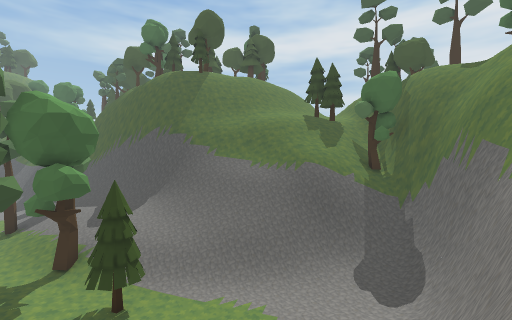
View 1 (above)

20 first-person views from a walk through a 3-D level made in the Unity game engine. The camera is 1.5 m above the floor, tilts 2° down and sees 90° across. The floor is counted in squares, 2 m on a side. Each view is taken from the middle of a square. On the plan, view 1 faces up. The plan holds only what a view shows up to about 9 squares ahead; the rest is blank. The place goes on beyond the plan. The player character is not drawn. Some surface patterns are stand-ins.

View 2
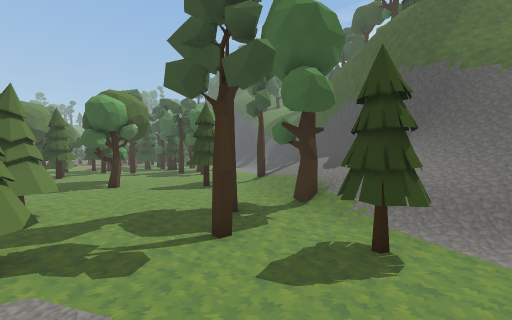

View 3
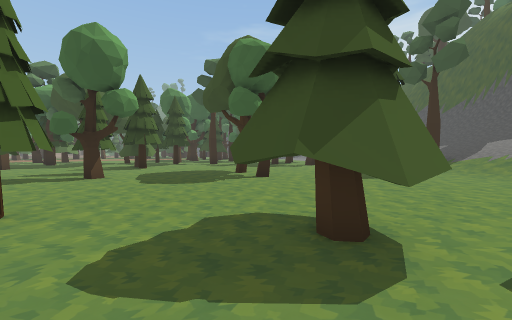

View 4
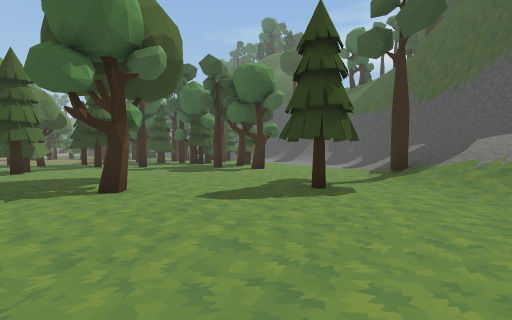

View 5
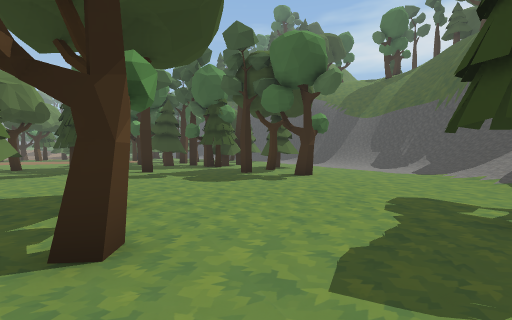

View 6
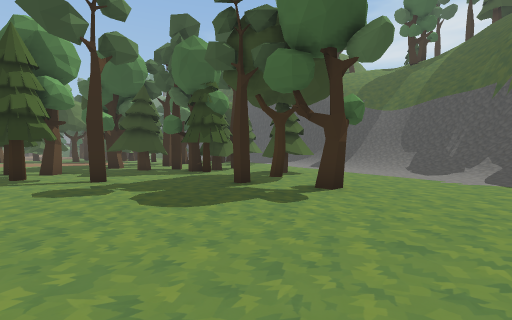

View 7
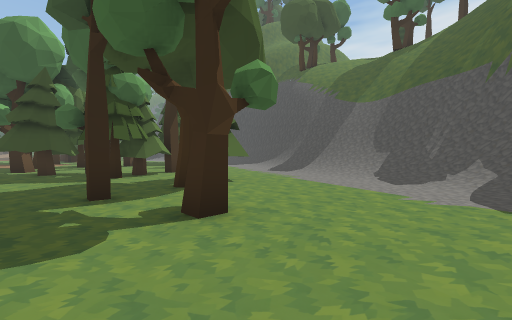

View 8
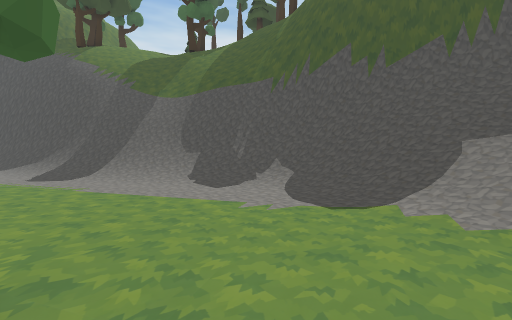

View 9
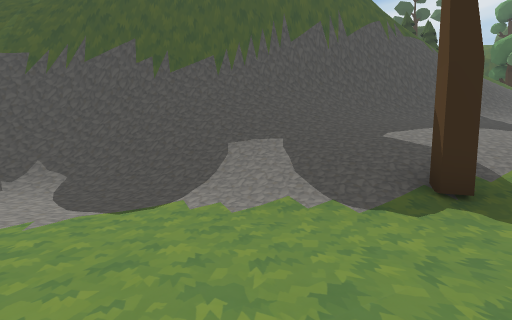

View 10
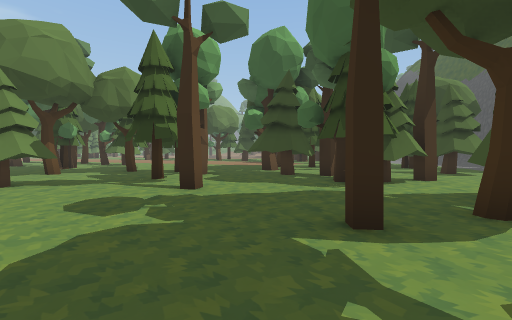

View 11
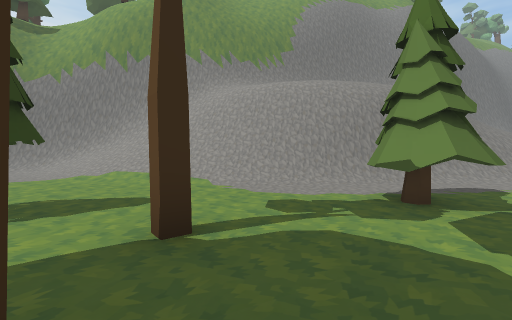

View 12
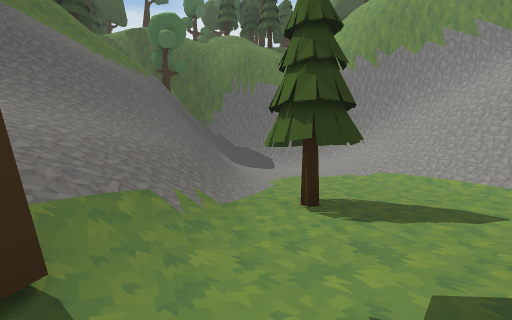

View 13
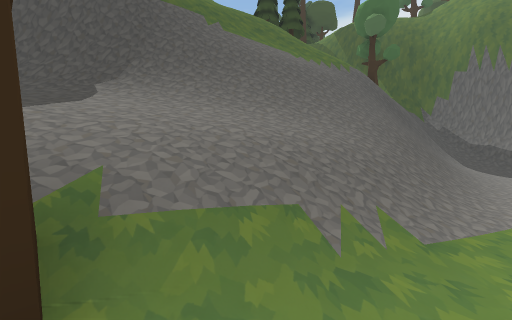

View 14
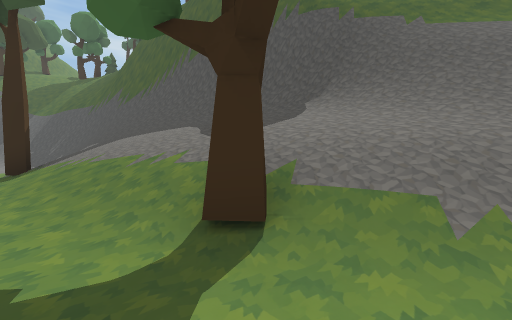

View 15
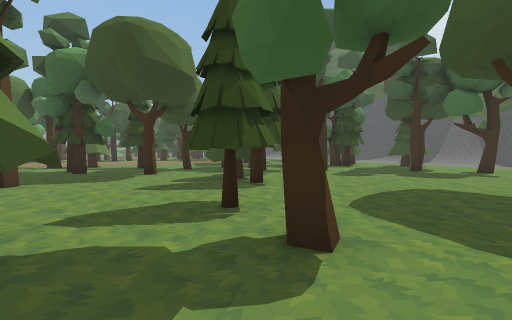

View 16
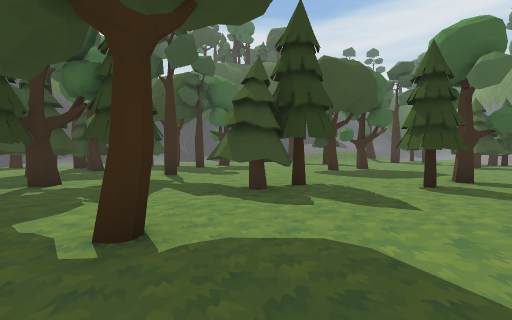

View 17
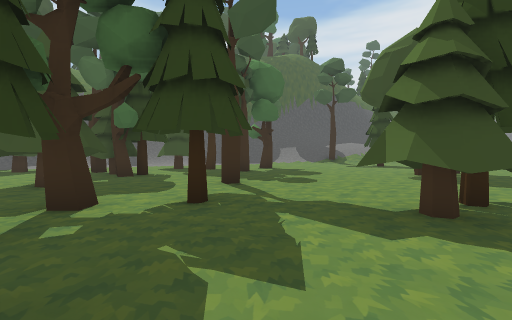

View 18
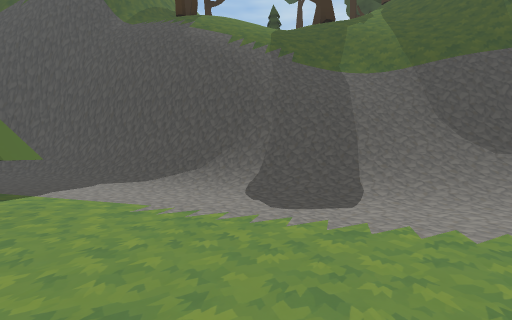

View 19
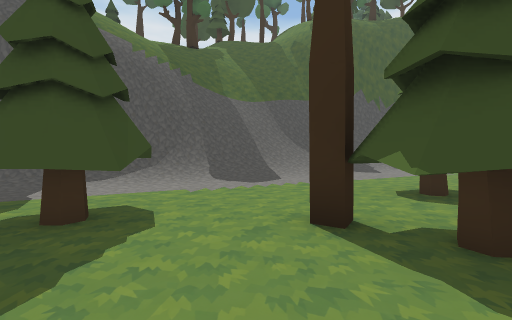

View 20
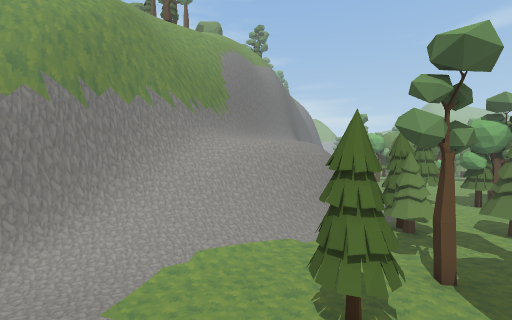

### Floor plan
Key: @ floor where view 1 was taken; # wall or solid block; . main floor; : floor 3 m higher than the main floor; + floor 6 m higher than the main floor; / step, stairs or slope; = window, fence, low wall or low ledge; v drop or lower ground; O other object.
Columns run from 25 left of view 1 to 8 right of it. Each row starts with its distance up from view 1.
 23 vv/////////
 22  vvvv/////=v
 21 ###vvv+v//##
 20 .########vv#v
 19 .../##//#### v
 18 ...../////#### v
 17 OO.......///####v
 16 OO.........///=## v
 15 .....O......////###
 14 ..OO.OO...../////### v////
 13 ..OO..O......//////###v#==/
 12 .OOO....O..../////:/###/////
 11 OOO....O......O/////////////
 10 OO.............///////////##vv
  9 ....O........O..//////////=#####vv
  8 .O................/O//////////##v/
  7 O.O...................O....../# v
  6 .........O........O..OO......##v
  5 O..OO......O.......O.......//#
  4 ...OOO..................////##
  3 .O....O........O.......////## v
  2 ......OOO.....OO..O../////## vv
  1 ...............O.OO..####/##vv/
  0 ..O...OO....O.......###//@#

Where each view was taken, in squares from view 1:
view 1: 0 up, 0 right, facing up
view 2: 2 up, 2 left, facing up-left
view 3: 0 up, 9 left, facing up-left
view 4: 4 up, 9 left, facing up-left
view 5: 5 up, 12 left, facing up-left
view 6: 7 up, 14 left, facing up-left
view 7: 10 up, 14 left, facing up-left
view 8: 11 up, 15 left, facing up
view 9: 11 up, 15 left, facing up-right
view 10: 10 up, 16 left, facing left
view 11: 6 up, 8 left, facing down-right
view 12: 7 up, 7 left, facing right
view 13: 7 up, 6 left, facing up-right
view 14: 6 up, 6 left, facing up
view 15: 0 up, 16 left, facing up-left
view 16: 1 up, 25 left, facing up-right
view 17: 4 up, 25 left, facing up-right
view 18: 14 up, 21 left, facing up
view 19: 13 up, 25 left, facing up-right
view 20: 10 up, 2 left, facing down
